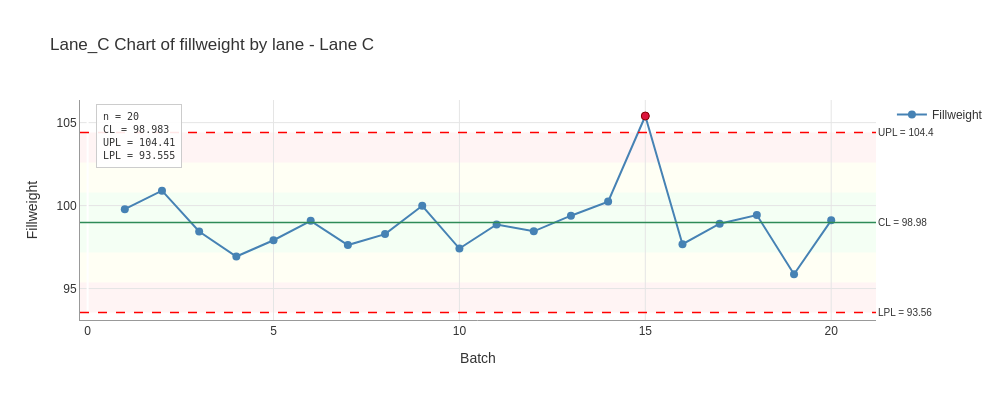

Notebook cell for this chart:
### Markdown cell above
## View Individual Lane

### Code cell
# Focus on Lane C (has the special cause)
fig = result.plot(
    chart='Lane_C',
    show_zones=True,
    highlight_signals=True,
    show_rules=True,
    show_stats=True
)
fig.show()

### Figure 1 — Plotly figure (JSON) as saved in the notebook; plotly's stock layout.template omitted (floating-point values rounded to 4 significant figures)
{"data": [{"hovertemplate": "%{x}<br>%{y:.3f}<extra></extra>", "line": {"color": "steelblue", "width": 2.0}, "marker": {"color": "steelblue", "size": 8}, "mode": "lines+markers", "name": "Fillweight", "type": "scatter", "x": [1, 2, 3, 4, 5, 6, 7, 8, 9, 10, 11, 12, 13, 14, 15, 16, 17, 18, 19, 20], "y": [99.78, 100.9, 98.44, 96.93, 97.91, 99.08, 97.62, 98.28, 99.99, 97.41, 98.86, 98.45, 99.39, 100.2, 105.4, 97.67, 98.91, 99.43, 95.86, 99.11]}, {"hovertemplate": "Out of Control<br>%{x}<br>%{y:.3f}<extra></extra>", "marker": {"color": "#DC143C", "line": {"color": "#8B0000", "width": 1.0}, "size": 8, "symbol": "circle"}, "mode": "markers", "name": "Out of Control", "showlegend": false, "type": "scatter", "x": [15], "y": [105.4]}], "layout": {"annotations": [{"font": {"size": 10}, "showarrow": false, "text": "UPL = 104.4", "x": 1, "xanchor": "left", "xref": "x domain", "y": 104.4, "yanchor": "middle", "yref": "y"}, {"font": {"size": 10}, "showarrow": false, "text": "LPL = 93.56", "x": 1, "xanchor": "left", "xref": "x domain", "y": 93.56, "yanchor": "middle", "yref": "y"}, {"font": {"size": 10}, "showarrow": false, "text": "CL = 98.98", "x": 1, "xanchor": "left", "xref": "x domain", "y": 98.98, "yanchor": "middle", "yref": "y"}, {"align": "left", "bgcolor": "rgba(255, 255, 255, 0.9)", "bordercolor": "#CCCCCC", "borderpad": 6, "borderwidth": 1, "font": {"color": "#333333", "family": "monospace", "size": 10}, "showarrow": false, "text": "n = 20<br>CL = 98.983<br>UPL = 104.41<br>LPL = 93.555", "x": 0.02, "xanchor": "left", "xref": "paper", "y": 0.98, "yanchor": "top", "yref": "paper"}], "font": {"color": "#333333", "family": "Arial, sans-serif", "size": 12}, "height": 400, "hovermode": "x unified", "paper_bgcolor": "white", "plot_bgcolor": "white", "shapes": [{"fillcolor": "#B3FFB3", "layer": "below", "line": {"width": 0}, "opacity": 0.15, "type": "rect", "x0": 0, "x1": 1, "xref": "x domain", "y0": 97.17, "y1": 100.8, "yref": "y"}, {"fillcolor": "#FFFFB3", "layer": "below", "line": {"width": 0}, "opacity": 0.15, "type": "rect", "x0": 0, "x1": 1, "xref": "x domain", "y0": 100.8, "y1": 102.6, "yref": "y"}, {"fillcolor": "#FFFFB3", "layer": "below", "line": {"width": 0}, "opacity": 0.15, "type": "rect", "x0": 0, "x1": 1, "xref": "x domain", "y0": 95.36, "y1": 97.17, "yref": "y"}, {"fillcolor": "#FFB3B3", "layer": "below", "line": {"width": 0}, "opacity": 0.15, "type": "rect", "x0": 0, "x1": 1, "xref": "x domain", "y0": 102.6, "y1": 104.4, "yref": "y"}, {"fillcolor": "#FFB3B3", "layer": "below", "line": {"width": 0}, "opacity": 0.15, "type": "rect", "x0": 0, "x1": 1, "xref": "x domain", "y0": 93.56, "y1": 95.36, "yref": "y"}, {"line": {"color": "red", "dash": "dash", "width": 1.5}, "type": "line", "x0": 0, "x1": 1, "xref": "x domain", "y0": 104.4, "y1": 104.4, "yref": "y"}, {"line": {"color": "red", "dash": "dash", "width": 1.5}, "type": "line", "x0": 0, "x1": 1, "xref": "x domain", "y0": 93.56, "y1": 93.56, "yref": "y"}, {"line": {"color": "#2E8B57", "width": 1.5}, "type": "line", "x0": 0, "x1": 1, "xref": "x domain", "y0": 98.98, "y1": 98.98, "yref": "y"}], "showlegend": true, "title": {"text": "Lane_C Chart of fillweight by lane - Lane C"}, "width": 1000, "xaxis": {"gridcolor": "#E5E5E5", "gridwidth": 1.0, "linecolor": "#999999", "linewidth": 1.0, "showgrid": true, "showline": true, "title": {"text": "Batch"}}, "yaxis": {"gridcolor": "#E5E5E5", "gridwidth": 1.0, "linecolor": "#999999", "linewidth": 1.0, "showgrid": true, "showline": true, "title": {"text": "Fillweight"}}}}
